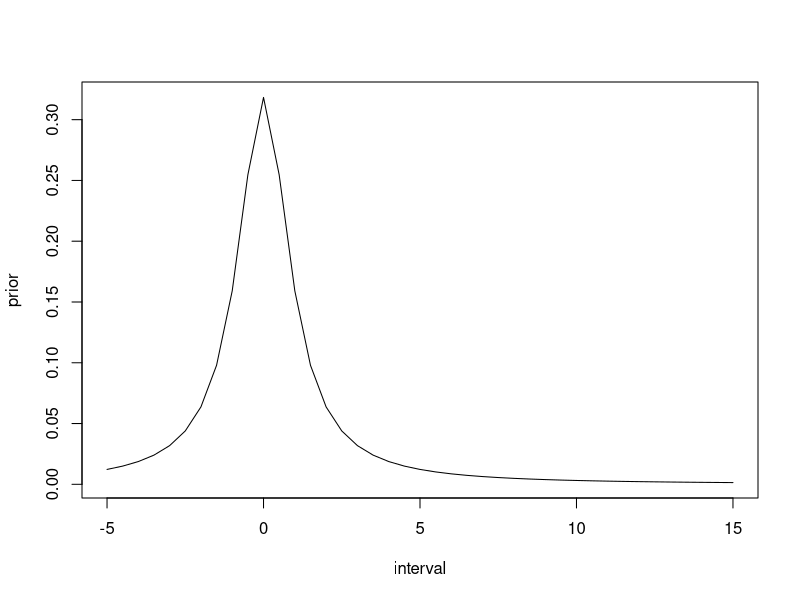
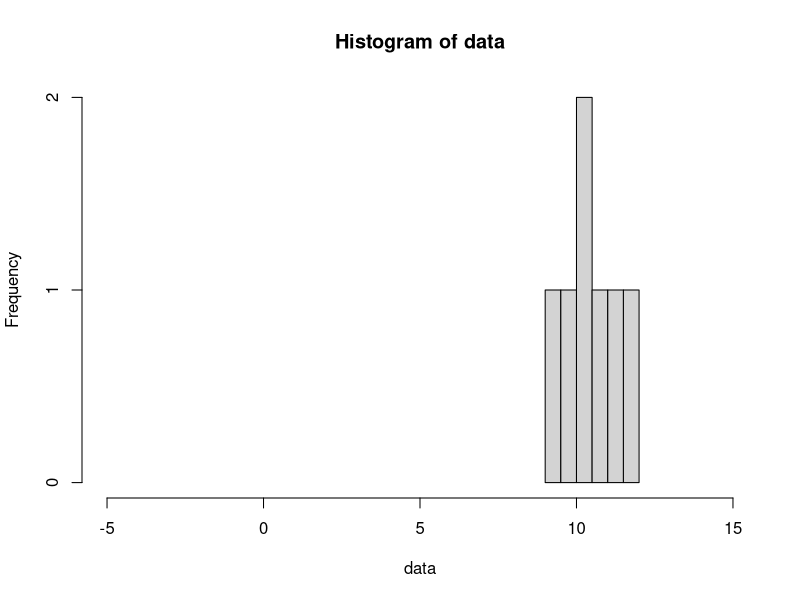
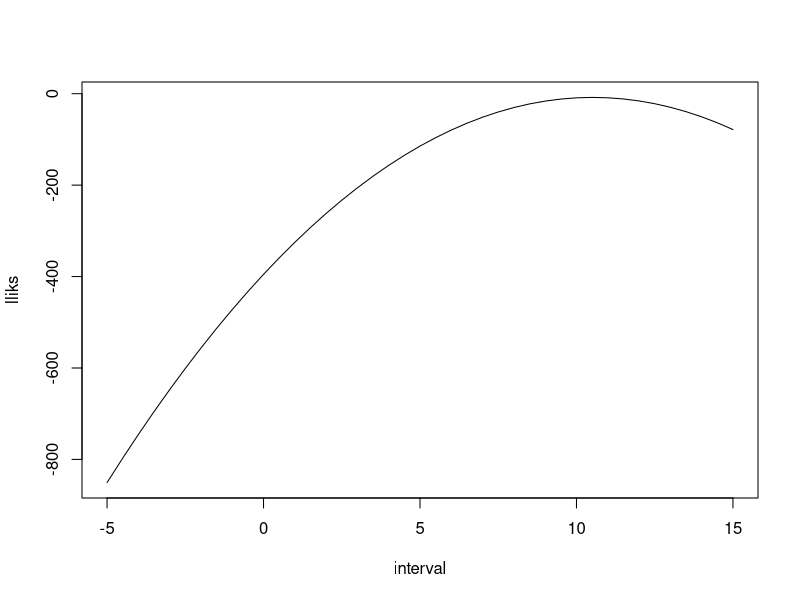
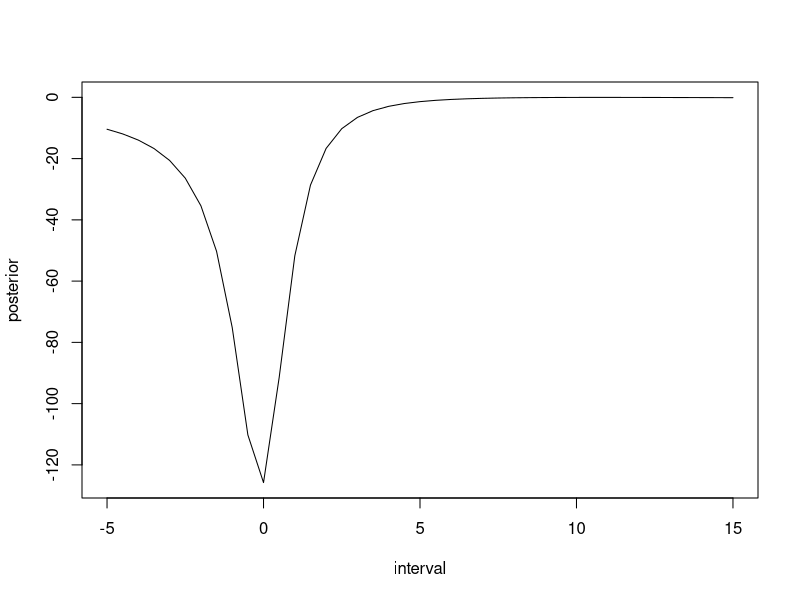
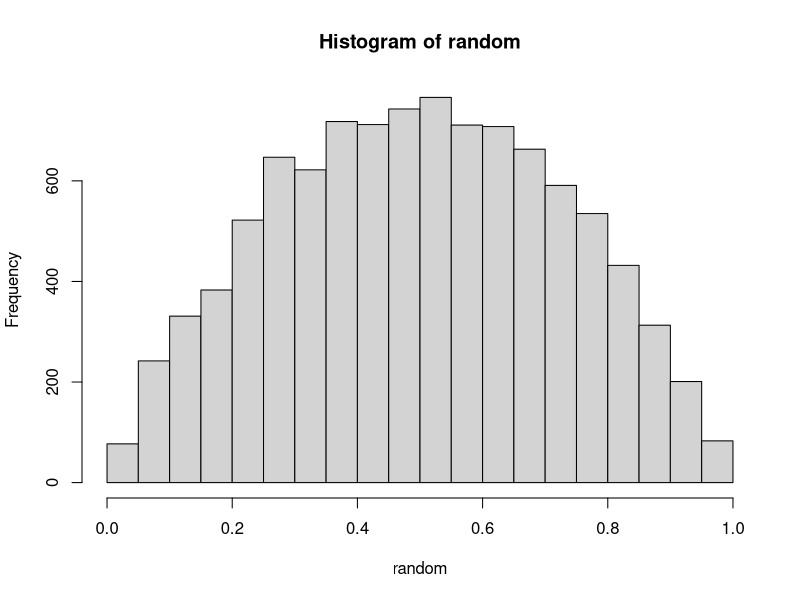
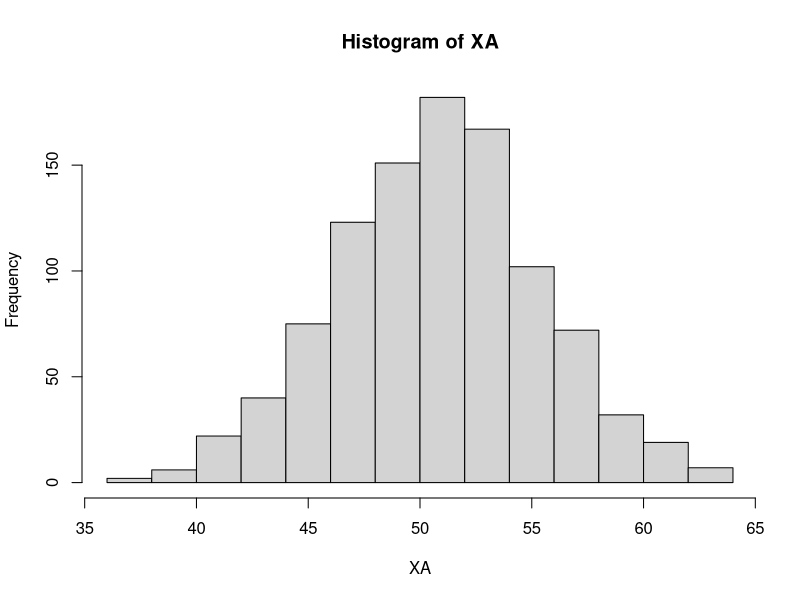
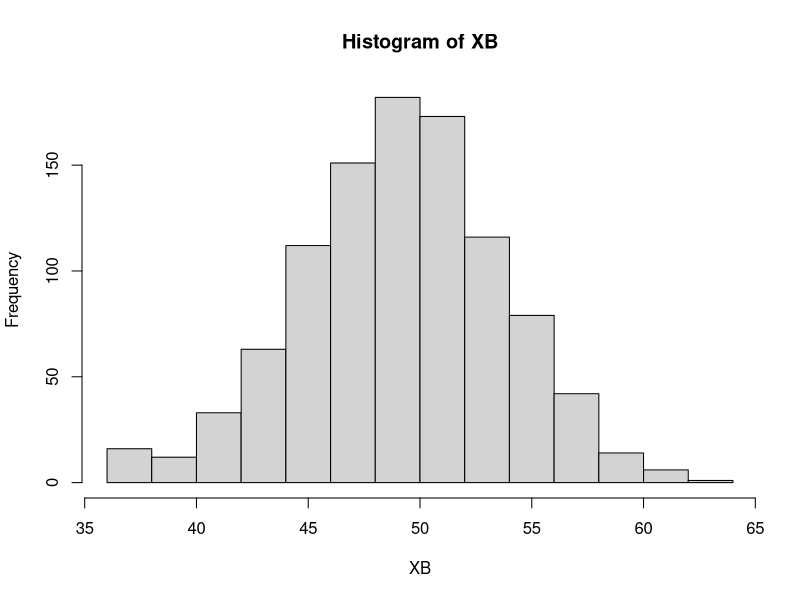
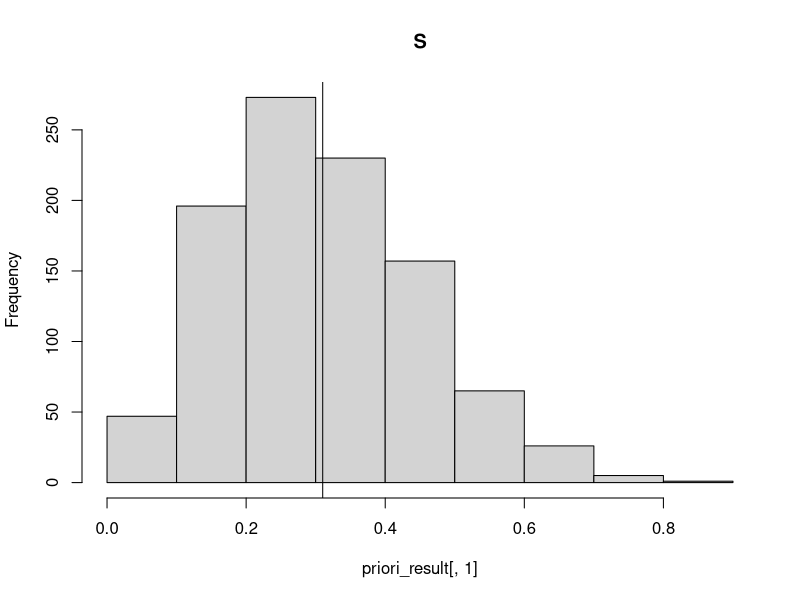

Generate these figures, in order, with R:
## ---- chunk 1
knitr::opts_chunk$set(echo = TRUE)
knitr::opts_chunk$set(collapse = TRUE)
## ---- chunk 2
sigma <- 1
v <- 1
interval <- seq(-5, 15, by=0.5)
prior <- dt(x=interval, df=v)
plot(interval, prior, type="l")
## ---- chunk 3
data <- c(11.3710, 9.4353, 10.3631, 10.6329, 10.4043, 9.8939, 11.5115)
## ---- chunk 4
hist(data, xlim=range(-5, 15))
## ---- chunk 5
normal_log_likelihood <- function(mu, data) {
	n <- length(data)
	p1 <- (n/2) * log(2*pi) 
	p2 <- 1/2
	p3 <- sum((data - mu)**2)
	- p1 - p2 * p3
}
## ---- chunk 6
lliks <- c()
for (mu in interval) {
	lliks <- c(lliks, normal_log_likelihood(mu, data))
}

plot(interval, lliks, type="l")
## ---- chunk 7
posterior <- lliks * prior
## ---- chunk 8
plot(interval, posterior, type="l")
## ---- chunk 9
alpha <- 2
beta <- 2
random <- rbeta(10000, alpha, beta)
hist(random)
## ---- chunk 10
xA <- c(1, 1, 1, 1, 1, 1, 1, 1, 0, 0, 0, 0, 0)
xB <- c(1, 1, 0)
k <- 1

# Posterior-parametrar
alpha_xA <- alpha + sum(xA)
beta_xA <- beta + length(xA)*k - sum(xA)
alpha_xB <- alpha + sum(xB)
beta_xB <- beta + length(xB)*k - sum(xB)

expected_A <- alpha_xA/ (alpha_xA / beta_xA)
expected_B <- alpha_xB/ (alpha_xB / beta_xB)

expected_A
expected_B
## ---- chunk 11
n <- 87
pA <- mean(rbeta(1000, alpha_xA, beta_xA))
pB <- mean(rbeta(1000, alpha_xB, beta_xB))

XA <- rbinom(1000, n, pA)
XB <- rbinom(1000, n, pB)

hist(XA)
hist(XB)
## ---- chunk 12
# Produkt A
sum(XA > 40) / length(XA)
# Produkt B
sum(XB > 40) / length(XB)
## ---- chunk 13
# Produkt A
pA * n
# Produkt B
pB * n
## ---- chunk 14
#Set-up and testing 
library(gtools)
set.seed(4711)

test <- rdirichlet(n = 3, alpha= c(1, 1.2 , 0.2, 3, 2))
test[,1]
## ---- chunk 15
#Ordningen är baserat på storleksordning i 2014 valet
#S, M, SD, MP, C, V, L, KD, FI

valet_2014 <- c(0.3101, 0.2333, 0.1286, 0.0689, 0.0611, 0.0572, 0.0542, 0.0457, 0.0312)
sum(valet_2014)
alpha_guesses <- c( 3.1, 2.3, 1.2, 0.68, 0.69, 0.57, 0.54, 0.46, 0.31)
priori_result <- rdirichlet(n = 1000, alpha = alpha_guesses)
## ---- chunk 16
hist(  priori_result[,1], main = "S")
abline(v = valet_2014[1])
hist(  priori_result[,2], main = "M")
abline(v = valet_2014[2])
hist(  priori_result[,3], main = "SD")
abline(v = valet_2014[3])
## ---- chunk 17
hist(  priori_result[,4], main = "MP")
abline(v = valet_2014[4])
hist(  priori_result[,5], main = "C")
abline(v = valet_2014[5])
hist(  priori_result[,6], main = "V")
abline(v = valet_2014[6])
## ---- chunk 18
hist(  priori_result[,7], main = "L")
abline(v = valet_2014[7])
hist(  priori_result[,8], main = "KD")
abline(v = valet_2014[8])
hist(  priori_result[,9], main = "FI")
abline(v = valet_2014[9])
## ---- chunk 19
#S, M, SD, MP, C, V, L, KD, FI

maj_2020 <- c(0.317, 0.186, 0.189, 0.039, 0.072, 0.09, 0.034, 0.061, 0)
round_maj_2020 <- round(maj_2020 * 200)

round_maj_2020
sum(round_maj_2020)
## ---- chunk 20

